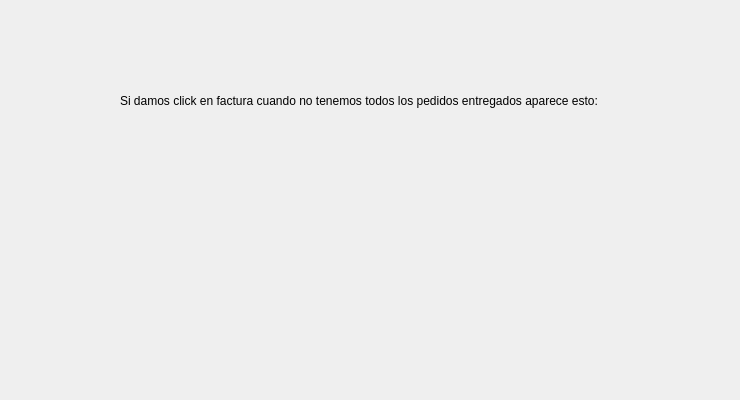
        <widget class="QWidget" name="page_5">
         <widget class="QLabel" name="label_17">
          <property name="geometry">
           <rect>
            <x>120</x>
            <y>70</y>
            <width>611</width>
            <height>61</height>
           </rect>
          </property>
          <property name="styleSheet">
           <string notr="true">font: 10pt &quot;Tw Cen MT Condensed Extra Bold&quot;;
</string>
          </property>
          <property name="text">
           <string>Si damos click en factura cuando no tenemos todos los pedidos entregados aparece esto:</string>
          </property>
         </widget>
         <widget class="QLabel" name="label_18">
          <property name="geometry">
           <rect>
            <x>170</x>
            <y>150</y>
            <width>171</width>
            <height>241</height>
           </rect>
          </property>
          <property name="text">
           <string/>
          </property>
          <property name="pixmap">
           <pixmap resource="Archivos.qrc">:/Imagenes/ayuda 5.png</pixmap>
          </property>
          <property name="scaledContents">
           <bool>true</bool>
          </property>
         </widget>
         <widget class="QLabel" name="label_19">
          <property name="geometry">
           <rect>
            <x>480</x>
            <y>190</y>
            <width>201</width>
            <height>111</height>
           </rect>
          </property>
          <property name="text">
           <string/>
          </property>
          <property name="pixmap">
           <pixmap resource="Archivos.qrc">:/Imagenes/ayuda 5.1.png</pixmap>
          </property>
          <property name="scaledContents">
           <bool>true</bool>
          </property>
         </widget>
        </widget>
